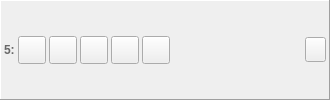
     <widget class="QFrame" name="horizontalFrame_5">
      <property name="enabled">
       <bool>true</bool>
      </property>
      <property name="sizePolicy">
       <sizepolicy hsizetype="Expanding" vsizetype="Fixed">
        <horstretch>0</horstretch>
        <verstretch>0</verstretch>
       </sizepolicy>
      </property>
      <property name="minimumSize">
       <size>
        <width>330</width>
        <height>0</height>
       </size>
      </property>
      <property name="contextMenuPolicy">
       <enum>Qt::ActionsContextMenu</enum>
      </property>
      <property name="autoFillBackground">
       <bool>false</bool>
      </property>
      <property name="frameShape">
       <enum>QFrame::Panel</enum>
      </property>
      <property name="frameShadow">
       <enum>QFrame::Raised</enum>
      </property>
      <layout class="QHBoxLayout" name="horizontalLayout_5">
       <property name="spacing">
        <number>3</number>
       </property>
       <property name="leftMargin">
        <number>3</number>
       </property>
       <property name="topMargin">
        <number>3</number>
       </property>
       <property name="rightMargin">
        <number>3</number>
       </property>
       <property name="bottomMargin">
        <number>3</number>
       </property>
       <item>
        <widget class="QLabel" name="label_13">
         <property name="enabled">
          <bool>true</bool>
         </property>
         <property name="sizePolicy">
          <sizepolicy hsizetype="Fixed" vsizetype="Fixed">
           <horstretch>0</horstretch>
           <verstretch>0</verstretch>
          </sizepolicy>
         </property>
         <property name="palette">
          <palette>
           <active>
            <colorrole role="WindowText">
             <brush brushstyle="SolidPattern">
              <color alpha="255">
               <red>104</red>
               <green>104</green>
               <blue>104</blue>
              </color>
             </brush>
            </colorrole>
           </active>
           <inactive>
            <colorrole role="WindowText">
             <brush brushstyle="SolidPattern">
              <color alpha="255">
               <red>104</red>
               <green>104</green>
               <blue>104</blue>
              </color>
             </brush>
            </colorrole>
           </inactive>
           <disabled>
            <colorrole role="WindowText">
             <brush brushstyle="SolidPattern">
              <color alpha="255">
               <red>120</red>
               <green>120</green>
               <blue>120</blue>
              </color>
             </brush>
            </colorrole>
           </disabled>
          </palette>
         </property>
         <property name="font">
          <font>
           <weight>75</weight>
           <bold>true</bold>
          </font>
         </property>
         <property name="text">
          <string>5:</string>
         </property>
         <property name="margin">
          <number>5</number>
         </property>
        </widget>
       </item>
       <item>
        <widget class="QToolButton" name="buttonMountDisk_5">
         <property name="enabled">
          <bool>true</bool>
         </property>
         <property name="minimumSize">
          <size>
           <width>28</width>
           <height>28</height>
          </size>
         </property>
         <property name="maximumSize">
          <size>
           <width>28</width>
           <height>28</height>
          </size>
         </property>
        </widget>
       </item>
       <item>
        <widget class="QToolButton" name="buttonMountFolder_5">
         <property name="enabled">
          <bool>true</bool>
         </property>
         <property name="minimumSize">
          <size>
           <width>28</width>
           <height>28</height>
          </size>
         </property>
         <property name="maximumSize">
          <size>
           <width>28</width>
           <height>28</height>
          </size>
         </property>
        </widget>
       </item>
       <item>
        <widget class="QToolButton" name="buttonSave_5">
         <property name="enabled">
          <bool>true</bool>
         </property>
         <property name="minimumSize">
          <size>
           <width>28</width>
           <height>28</height>
          </size>
         </property>
         <property name="maximumSize">
          <size>
           <width>28</width>
           <height>28</height>
          </size>
         </property>
         <property name="checkable">
          <bool>true</bool>
         </property>
        </widget>
       </item>
       <item>
        <widget class="QToolButton" name="autoSave_5">
         <property name="enabled">
          <bool>true</bool>
         </property>
         <property name="minimumSize">
          <size>
           <width>28</width>
           <height>28</height>
          </size>
         </property>
         <property name="maximumSize">
          <size>
           <width>28</width>
           <height>28</height>
          </size>
         </property>
         <property name="text">
          <string/>
         </property>
         <property name="checkable">
          <bool>false</bool>
         </property>
        </widget>
       </item>
       <item>
        <widget class="QToolButton" name="buttonEditDisk_5">
         <property name="enabled">
          <bool>true</bool>
         </property>
         <property name="minimumSize">
          <size>
           <width>28</width>
           <height>28</height>
          </size>
         </property>
         <property name="maximumSize">
          <size>
           <width>28</width>
           <height>28</height>
          </size>
         </property>
         <property name="checkable">
          <bool>false</bool>
         </property>
        </widget>
       </item>
       <item>
        <layout class="QVBoxLayout" name="verticalLayout_5">
         <property name="spacing">
          <number>0</number>
         </property>
         <property name="leftMargin">
          <number>5</number>
         </property>
         <property name="rightMargin">
          <number>5</number>
         </property>
         <item>
          <widget class="QLabel" name="labelFileName_5">
           <property name="enabled">
            <bool>true</bool>
           </property>
           <property name="sizePolicy">
            <sizepolicy hsizetype="Ignored" vsizetype="Fixed">
             <horstretch>0</horstretch>
             <verstretch>0</verstretch>
            </sizepolicy>
           </property>
           <property name="autoFillBackground">
            <bool>false</bool>
           </property>
           <property name="text">
            <string/>
           </property>
           <property name="textFormat">
            <enum>Qt::PlainText</enum>
           </property>
           <property name="wordWrap">
            <bool>false</bool>
           </property>
          </widget>
         </item>
         <item>
          <widget class="QLabel" name="labelImageProperties_5">
           <property name="enabled">
            <bool>true</bool>
           </property>
           <property name="sizePolicy">
            <sizepolicy hsizetype="Preferred" vsizetype="Fixed">
             <horstretch>0</horstretch>
             <verstretch>0</verstretch>
            </sizepolicy>
           </property>
           <property name="palette">
            <palette>
             <active>
              <colorrole role="WindowText">
               <brush brushstyle="SolidPattern">
                <color alpha="255">
                 <red>128</red>
                 <green>128</green>
                 <blue>128</blue>
                </color>
               </brush>
              </colorrole>
              <colorrole role="Mid">
               <brush brushstyle="SolidPattern">
                <color alpha="255">
                 <red>157</red>
                 <green>155</green>
                 <blue>144</blue>
                </color>
               </brush>
              </colorrole>
             </active>
             <inactive>
              <colorrole role="WindowText">
               <brush brushstyle="SolidPattern">
                <color alpha="255">
                 <red>128</red>
                 <green>128</green>
                 <blue>128</blue>
                </color>
               </brush>
              </colorrole>
              <colorrole role="Mid">
               <brush brushstyle="SolidPattern">
                <color alpha="255">
                 <red>157</red>
                 <green>155</green>
                 <blue>144</blue>
                </color>
               </brush>
              </colorrole>
             </inactive>
             <disabled>
              <colorrole role="WindowText">
               <brush brushstyle="SolidPattern">
                <color alpha="255">
                 <red>118</red>
                 <green>116</green>
                 <blue>108</blue>
                </color>
               </brush>
              </colorrole>
              <colorrole role="Mid">
               <brush brushstyle="SolidPattern">
                <color alpha="255">
                 <red>157</red>
                 <green>155</green>
                 <blue>144</blue>
                </color>
               </brush>
              </colorrole>
             </disabled>
            </palette>
           </property>
           <property name="textFormat">
            <enum>Qt::PlainText</enum>
           </property>
           <property name="alignment">
            <set>Qt::AlignLeading|Qt::AlignLeft|Qt::AlignVCenter</set>
           </property>
           <property name="wordWrap">
            <bool>false</bool>
           </property>
          </widget>
         </item>
        </layout>
       </item>
       <item>
        <widget class="QToolButton" name="buttonEject_5">
         <property name="enabled">
          <bool>true</bool>
         </property>
         <property name="minimumSize">
          <size>
           <width>21</width>
           <height>25</height>
          </size>
         </property>
         <property name="maximumSize">
          <size>
           <width>21</width>
           <height>25</height>
          </size>
         </property>
        </widget>
       </item>
      </layout>
     </widget>
